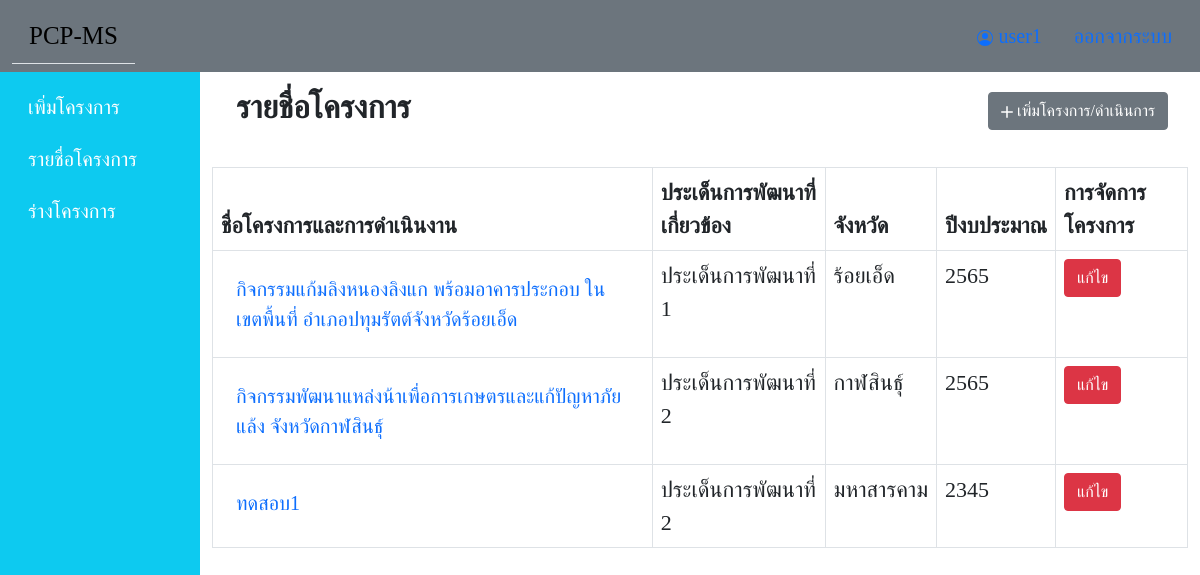
Before: /index/dashboard.php (signed in) with the older database file.
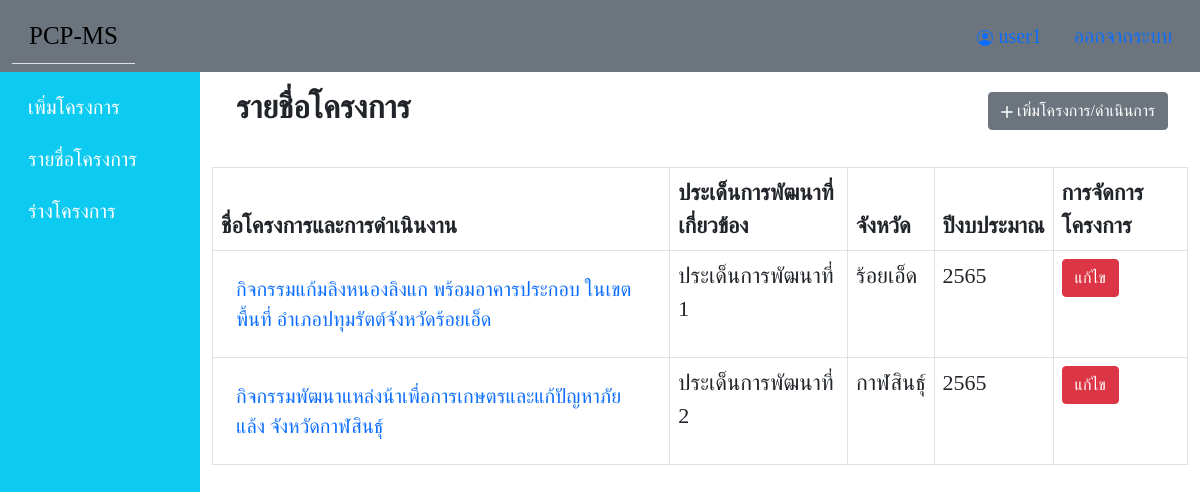
After: the same page with the newer database file.
### tables this page shows
CREATE TABLE `project` (
  `project_id` int(11) NOT NULL,
  `project_name` varchar(100) NOT NULL,
  `development_subject` varchar(200) NOT NULL,
  `project_roadmap` varchar(100) NOT NULL,
  `project_main` varchar(100) NOT NULL,
  `project_sub` varchar(100) NOT NULL,
  `operation_type` varchar(200) NOT NULL,
  `project_code` varchar(100) NOT NULL,
  `use_budget` varchar(200) NOT NULL,
  `budget_year` varchar(200) NOT NULL,
  `institution` varchar(100) NOT NULL,
  `province` varchar(100) NOT NULL,
  `target_user` varchar(100) NOT NULL,
  `project_objective` varchar(200) NOT NULL,
  `project_result` varchar(200) NOT NULL,
  `project_additional` varchar(200) NOT NULL,
  `budget_province_plan` int(11) DEFAULT NULL,
  `budget_province_receive` int(11) DEFAULT NULL,
  `budget_province_use` int(11) DEFAULT NULL,
  `budget_department_plan` int(11) DEFAULT NULL,
  `budget_department_receive` int(11) DEFAULT NULL,
  `budget_department_use` int(11) DEFAULT NULL,
  `budget_local_plan` int(11) DEFAULT NULL,
  `budget_local_receive` int(11) DEFAULT NULL,
  `budget_local_use` int(11) DEFAULT NULL,
  `budget_private_plan` int(11) DEFAULT NULL,
  `budget_private_receive` int(11) DEFAULT NULL,
  `budget_private_use` int(11) DEFAULT NULL,
  `user_id` int(11) NOT NULL,
  `file_path` varchar(200) NOT NULL
);

### index/dashboard.php (the view, shortened to what this page needs)
<!DOCTYPE html>
<html lang="en">
<head>
    <?php include "../connect.php" ?>
</head>
<body>
<?php
  $stmt = $pdo->prepare("SELECT * FROM project");
  $stmt->execute();
  ?>
<nav class="navbar navbar-expand-lg navbar-light bg-secondary sticky-top">
      <div class="container-fluid">
      <ul class="nav nav-tabs">
          <li class="nav-item">
            <a class="nav-link"  href="dashboard.php" style="font-size:25px; color:black">PCP-MS</a>
          </li>
        </ul>
        <ul class="nav justify-content-end">
          <li class="nav-item">
              <a class=nav-link active aria-current="page">
                        echo $_COOKIE["user_name"]; ?></a>
            </li>
             <li class="nav-item">
                <a class="nav-link active" aria-current="page" href="../login/index.php">ออกจากระบบ</a>
            </li>
            </ul>
      </div></nav>
<div class="container-fluid">
    <div class="row">
        <div class="col-auto col-md-3 col-xl-2 px-sm-2 px-0 bg-info">
            <div class="d-flex flex-column align-items-center align-items-sm-start px-3 pt-2 text-white min-vh-100">
                <ul class="nav nav-pills flex-column mb-sm-auto mb-0 align-items-center align-items-sm-start" id="menu">
                    <li class="nav-item">
                        <a href="add_project.php" class="nav-link align-middle px-0 text-white">
                            <i class="fs-4 bi-house"></i> <span class="ms-1 d-none d-sm-inline">เพิ่มโครงการ</span>
                        </a>
                    </li>
                    <li>
                        <a href="dashboard.php" class="nav-link px-0 align-middle text-white">
                            <i class="fs-4 bi-table"></i> <span class="ms-1 d-none d-sm-inline">รายชื่อโครงการ</span></a>
                    </li>
                    <li>
                        <a href="model.php" class="nav-link px-0 align-middle text-white">
                            <i class="fs-4 bi-people"></i> <span class="ms-1 d-none d-sm-inline ">ร่างโครงการ</span> </a>
                    </li>
                </ul>
            </div>
        </div>
        <div class="col py-3 ">
        <div class="bd-intro ps-lg-4">
      <div class="d-md-flex flex-md-row-reverse align-items-center justify-content-between">
        <a class="btn btn-secondary" href="add_project.php" title="add_project" rel="noopener" style="margin-right: 20px;"><svg xmlns="http://www.w3.org/2000/svg" width="12" height="12" fill="currentColor" class="bi bi-plus-lg" viewBox="0 0 16 16">
            <path d="M8 0a1 1 0 0 1 1 1v6h6a1 1 0 1 1 0 2H9v6a1 1 0 1 1-2 0V9H1a1 1 0 0 1 0-2h6V1a1 1 0 0 1 1-1z" />
          </svg> เพิ่มโครงการ/ดำเนินการ </a>
        <h2 class="bd-title" id="content" style="font-weight: bold;">รายชื่อโครงการ</h2>
      </div>
    </div>
    <br>
            <table class="table table-bordered">
            <thead>
            <tr>
                <th scope="col">ชื่อโครงการและการดำเนินงาน</th>
                <th scope="col">ประเด็นการพัฒนาที่เกี่ยวข้อง</th>
                <th scope="col">จังหวัด</th>
                <th scope="col">ปีงบประมาณ</th>
                <th scope="col">การจัดการโครงการ</th>
            </tr>
            <?php while ($row = $stmt->fetch()) { ?>
            </thead>
            <tbody>
            <tr>
                <td><a class="text-primary decoration-none" href="detail.php?project_id=<?=$row["project_id"] ?>"> <?= $row["project_name"] ?></a> </td>
                <td><?= $row["development_subject"] ?></td>
                <td><?= $row["province"] ?></td>
                <td><?= $row["budget_year"] ?></td>
                <td><a class="btn btn-danger" href="edit_project.php?project_id=<?= $row["project_id"] ?>">แก้ไข</a></td>
            </tr>
        </tbody>
        <?php } ?>
        </table>
        </div>
    </div>
</div>
</body>
</html>

Changed rows visible on the page:
removed project: project_name "ทดสอบ1", development_subject "ประเด็นการพัฒนาที่ 2", province "มหาสารคาม", budget_year "2345"
